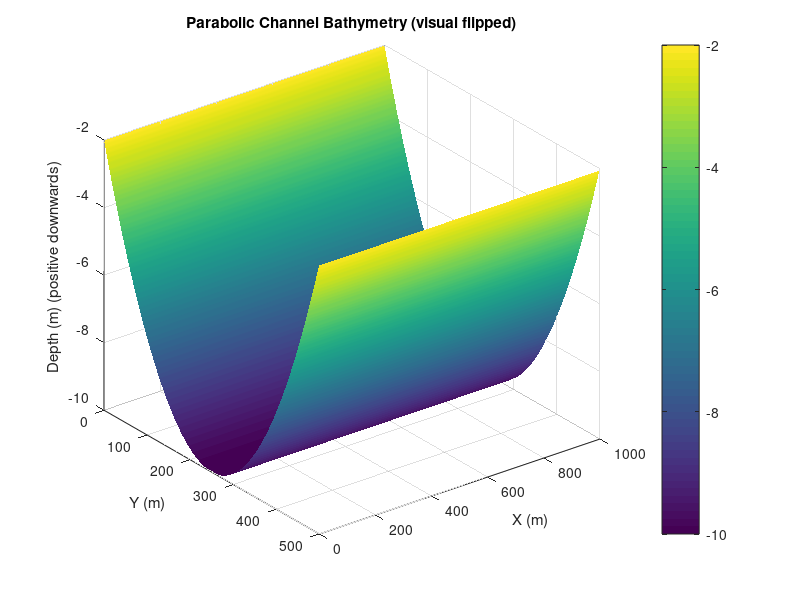

Write the MATLAB code that produced this figure. (Note: this script raises an error after producing the figure.)
clc; clear; close all;

% ============================================
% DOMAIN PARAMETERS
% ============================================
Mglob = 1000;        % number of grid points in X
Nglob = 500;        % number of grid points in Y
DX = 1.0;           % grid spacing in X (m)
DY = 1.0;           % grid spacing in Y (m)

Lx = Mglob * DX;    % domain length in X
Ly = Nglob * DY;    % domain width in Y

% ============================================
% CHANNEL / BATHYMETRY PARAMETERS
% ============================================
depth_center = 10.0;     % maximum depth at center (m)
depth_edge   = 2.0;      % minimum depth at edges (m)

% Coordinates
x = (0:Mglob-1) * DX;
y = (0:Nglob-1) * DY;

[X, Y] = meshgrid(x, y);

% ============================================
% PARABOLIC CROSS-CHANNEL PROFILE
% ============================================
y_center = Ly / 2;

% Derive parabola coefficient:
% depth(y) = a*(y - y_center)^2 + depth_center
a = (depth_edge - depth_center) / (y_center^2);

% 1D depth profile across Y
depth_profile = a * (y - y_center).^2 + depth_center;

% 2D bathymetry (same along X direction)
DEP = repmat(depth_profile(:), 1, Mglob);

% Ensure no depth < minimum
DEP = max(DEP, depth_edge);

% ============================================
% 3D SURFACE PLOT (flipped visually: Y reversed, depth plotted downward)
% ============================================
figure;
% Plot depth as negative so depth increases downward on the z-axis (visual realism)
hSurf = surf(X, Y, -DEP, 'EdgeColor', 'none'); 
shading interp;
colorbar;
xlabel('X (m)');
ylabel('Y (m)');
zlabel('Depth (m) (positive downwards)');
title('Parabolic Channel Bathymetry (visual flipped)');
% Reverse the Y axis so the plot is flipped upside-down (only visual)
set(gca, 'YDir', 'reverse');
% Optional: set a colormap that looks good for bathymetry
colormap(parula);
view(45, 35);

% ============================================
% 2D CONTOUR PLOT (flipped vertically for realism)
% ============================================
figure;
% Use contourf with original positive depth values, then reverse Y to flip image
contourf(X, Y, DEP, 30, 'LineStyle', 'none');
colorbar;
xlabel('X (m)');
ylabel('Y (m)');
title('Bathymetry Contour (visual flipped)');
% Flip Y axis for the plot only
set(gca, 'YDir', 'reverse');
set(gca, 'YTickMode', 'auto');

% ============================================
% SAVE FUNWAVE DEPTH FILE (dep_00000)
% (left unchanged — file contains depth as positive numbers, not flipped)
% ============================================
fid = fopen('dep_00000', 'w');
if fid == -1
    error('Could not open file dep_00000 for writing. Check permissions and working folder.');
end
for j = 1:Nglob
    fprintf(fid, '%12.6f', DEP(j, :));
    fprintf(fid, '\n');
end
fclose(fid);

disp(' ');
disp('==============================================');
disp('   ✅ Depth file "dep_00000" generated.');
disp('   Domain size: ');
fprintf('      Mglob = %d , Nglob = %d\n', Mglob, Nglob);
disp('==============================================');
